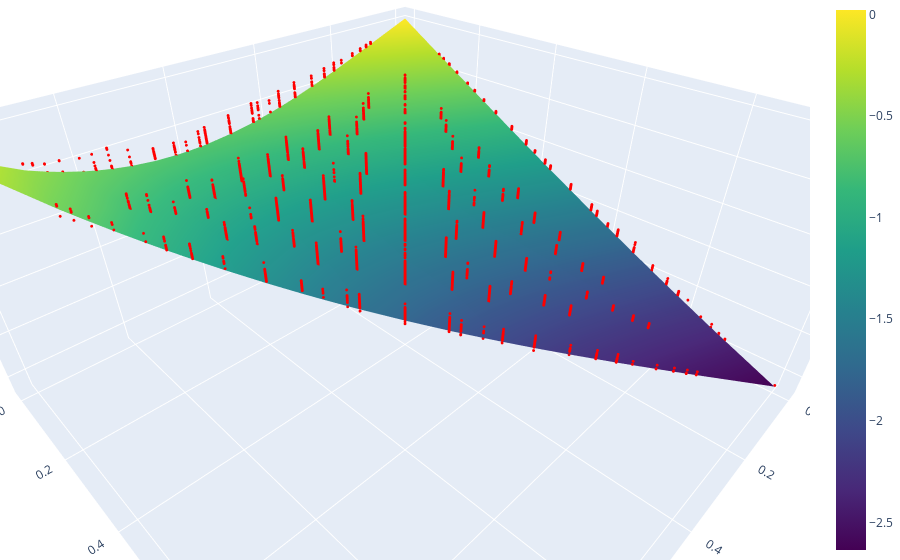

The notebook cell saved with this chart:
### Code cell
import numpy as np
import plotly.graph_objects as go
from scipy.spatial import Delaunay

# Separate the coordinates
ch_x = points[:, 0]
ch_y = points[:, 1]
X = np.vstack((ch_x, ch_y)).T
ch_z = model.predict(X)

x = all_points[:, 0]
y = all_points[:, 1]
z = all_points[:, 2]

# Perform Delaunay triangulation
tri = Delaunay(points[:, :2])  # Triangulate based on x and y

# Create a Plotly figure
fig = go.Figure(data=[
    go.Mesh3d(
        x=ch_x, y=ch_y, z=ch_z,
        i=tri.simplices[:, 0],
        j=tri.simplices[:, 1],
        k=tri.simplices[:, 2],
        intensity=ch_z,  # Use z-values for coloring
        colorscale='Viridis',  # Colormap
        opacity=1
    )
])

# Add scatter points
fig.add_trace(go.Scatter3d(
    x=x, y=y, z=z,
    mode='markers',
    marker=dict(size=1, color='red')
))

fig.update_layout(
    margin=dict(l=0, r=0, t=0, b=0),
    scene=dict(
        aspectratio=dict(x=2, y=2, z=1),
        xaxis_title='CO',
        yaxis_title='H',
        zaxis_title='Adsorption Energy (eV/site)',
        # camera=dict(
        #     eye=dict(x=0, y=0, z=2)  # Adjust the camera position to look from above
        # )
    )
)
# fig.write_html("interactive_plot.html")
fig.show()

### Figure 1 — Plotly figure (JSON) as saved in the notebook; plotly's stock layout.template omitted (floating-point values rounded to 4 significant figures; data arrays with more than 128 entries replaced by an {"elided": "..."} marker saying what was removed)
{"data": [{"colorscale": [[0, "#440154"], [0.1111, "#482878"], [0.2222, "#3e4989"], [0.3333, "#31688e"], [0.4444, "#26828e"], [0.5556, "#1f9e89"], [0.6667, "#35b779"], [0.7778, "#6ece58"], [0.8889, "#b5de2b"], [1, "#fde725"]], "i": {"elided": "240 int values"}, "intensity": {"elided": "163 float values"}, "j": {"elided": "240 int values"}, "k": {"elided": "240 int values"}, "opacity": 1, "type": "mesh3d", "x": {"elided": "163 float values"}, "y": {"elided": "163 float values"}, "z": {"elided": "163 float values"}}, {"marker": {"color": "red", "size": 1}, "mode": "markers", "type": "scatter3d", "x": {"elided": "9879 float values"}, "y": {"elided": "9879 float values"}, "z": {"elided": "9879 float values"}}], "layout": {"autosize": true, "margin": {"b": 0, "l": 0, "r": 0, "t": 0}, "scene": {"aspectratio": {"x": 2, "y": 2, "z": 1}, "xaxis": {"title": {"text": "CO"}, "type": "linear"}, "yaxis": {"title": {"text": "H"}, "type": "linear"}, "zaxis": {"title": {"text": "Adsorption Energy (eV/site)"}, "type": "linear"}}}}
